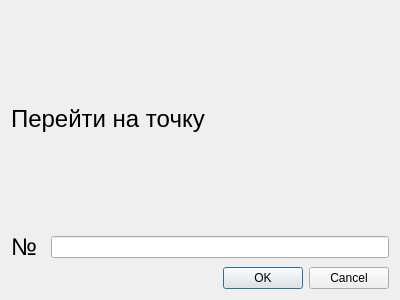
<?xml version="1.0" encoding="UTF-8"?>
<ui version="4.0">
 <class>MouseToSelectionPointDialog</class>
 <widget class="QDialog" name="MouseToSelectionPointDialog">
  <property name="geometry">
   <rect>
    <x>0</x>
    <y>0</y>
    <width>400</width>
    <height>300</height>
   </rect>
  </property>
  <property name="windowTitle">
   <string>Курсор на точку</string>
  </property>
  <layout class="QGridLayout" name="gridLayout">
   <item row="1" column="1">
    <widget class="QLineEdit" name="mouse_to_point_lineEdit">
     <property name="sizePolicy">
      <sizepolicy hsizetype="Expanding" vsizetype="Fixed">
       <horstretch>10</horstretch>
       <verstretch>0</verstretch>
      </sizepolicy>
     </property>
    </widget>
   </item>
   <item row="2" column="0" colspan="2">
    <widget class="QDialogButtonBox" name="buttonBox">
     <property name="orientation">
      <enum>Qt::Horizontal</enum>
     </property>
     <property name="standardButtons">
      <set>QDialogButtonBox::Cancel|QDialogButtonBox::Ok</set>
     </property>
    </widget>
   </item>
   <item row="1" column="0">
    <widget class="QLabel" name="mouse_to_point_label">
     <property name="sizePolicy">
      <sizepolicy hsizetype="Preferred" vsizetype="Preferred">
       <horstretch>1</horstretch>
       <verstretch>0</verstretch>
      </sizepolicy>
     </property>
     <property name="font">
      <font>
       <pointsize>18</pointsize>
      </font>
     </property>
     <property name="text">
      <string>№</string>
     </property>
    </widget>
   </item>
   <item row="0" column="0" colspan="2">
    <widget class="QLabel" name="mouse_to_point_label_title">
     <property name="font">
      <font>
       <pointsize>18</pointsize>
      </font>
     </property>
     <property name="text">
      <string>Перейти на точку</string>
     </property>
    </widget>
   </item>
  </layout>
 </widget>
 <resources/>
 <connections>
  <connection>
   <sender>buttonBox</sender>
   <signal>accepted()</signal>
   <receiver>MouseToSelectionPointDialog</receiver>
   <slot>accept()</slot>
   <hints>
    <hint type="sourcelabel">
     <x>248</x>
     <y>254</y>
    </hint>
    <hint type="destinationlabel">
     <x>157</x>
     <y>274</y>
    </hint>
   </hints>
  </connection>
  <connection>
   <sender>buttonBox</sender>
   <signal>rejected()</signal>
   <receiver>MouseToSelectionPointDialog</receiver>
   <slot>reject()</slot>
   <hints>
    <hint type="sourcelabel">
     <x>316</x>
     <y>260</y>
    </hint>
    <hint type="destinationlabel">
     <x>286</x>
     <y>274</y>
    </hint>
   </hints>
  </connection>
 </connections>
</ui>
